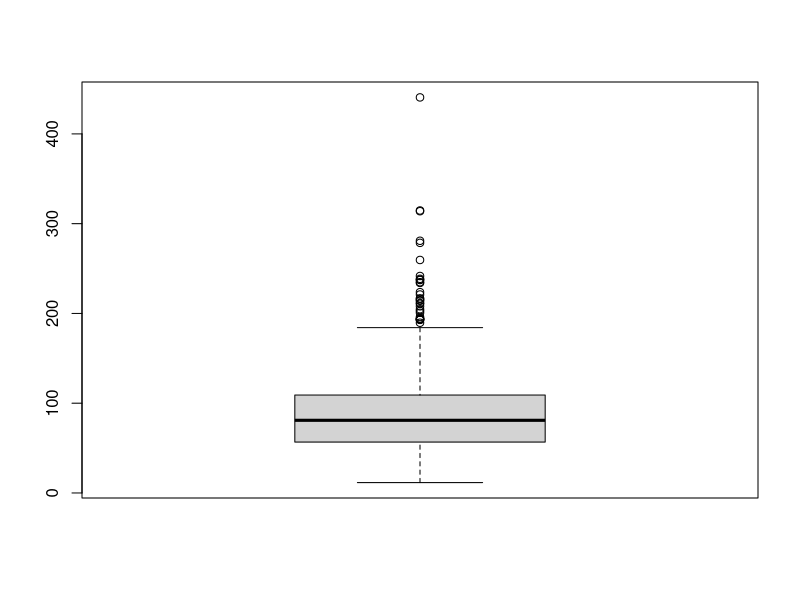

The R script that drew this image:
Data <- read.csv("WiscNursingHome.csv", header = TRUE)
# Probabilmente anche CRYEAR: Data$CRYEAR <- factor(Data$CRYEAR)
Data$URBAN <- factor(Data$URBAN)
Data$PRO <- factor(Data$PRO)
Data$TAXEXEMPT <- factor(Data$TAXEXEMPT)
Data$SELFFUNDINS <- factor(Data$SELFFUNDINS)
Data$MCERT <- factor(Data$MCERT)
Data$ORGSTR <- factor(Data$ORGSTR)

boxplot(Data$TPY)
